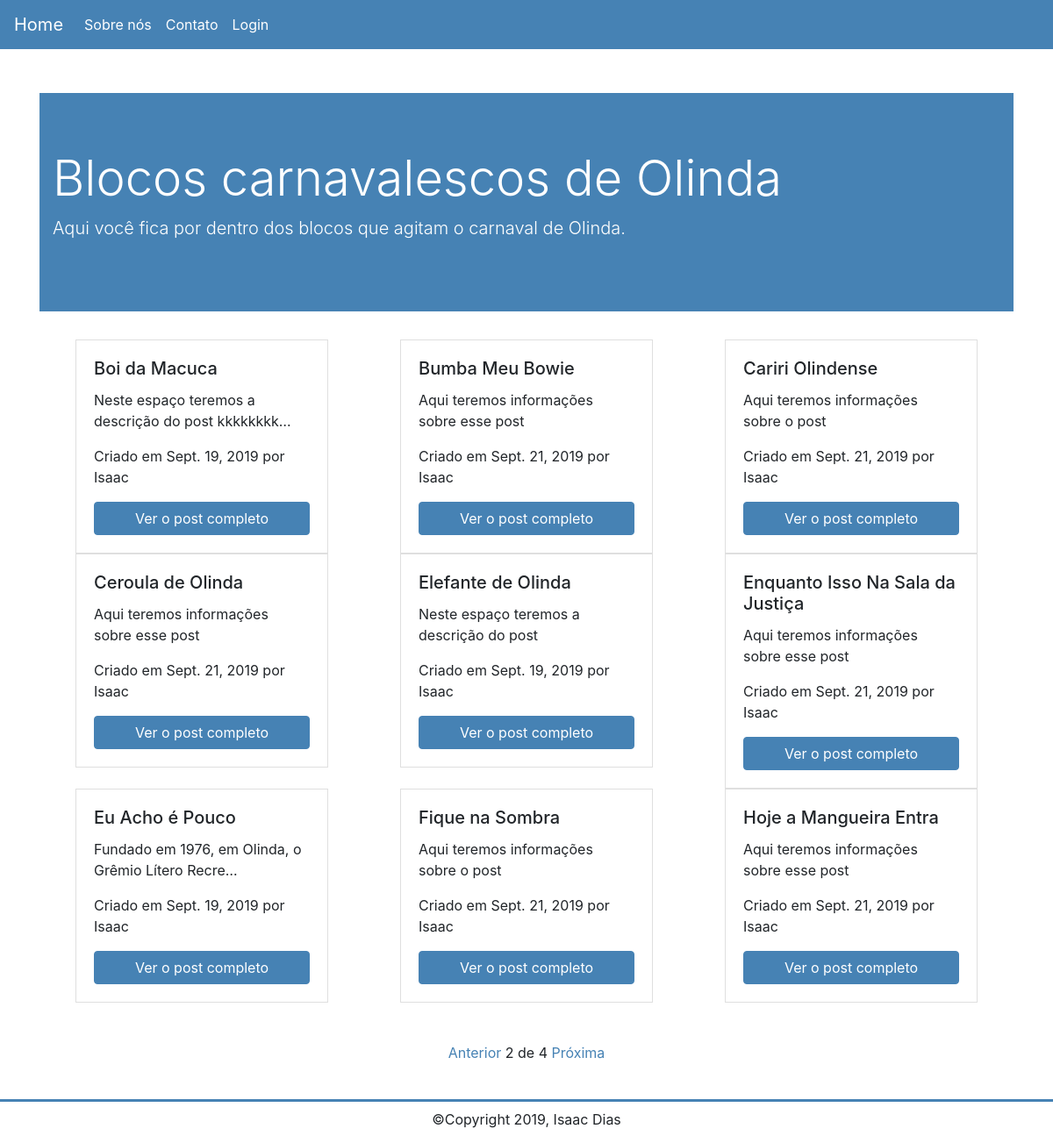
Before: /?page=2 with the older database file.
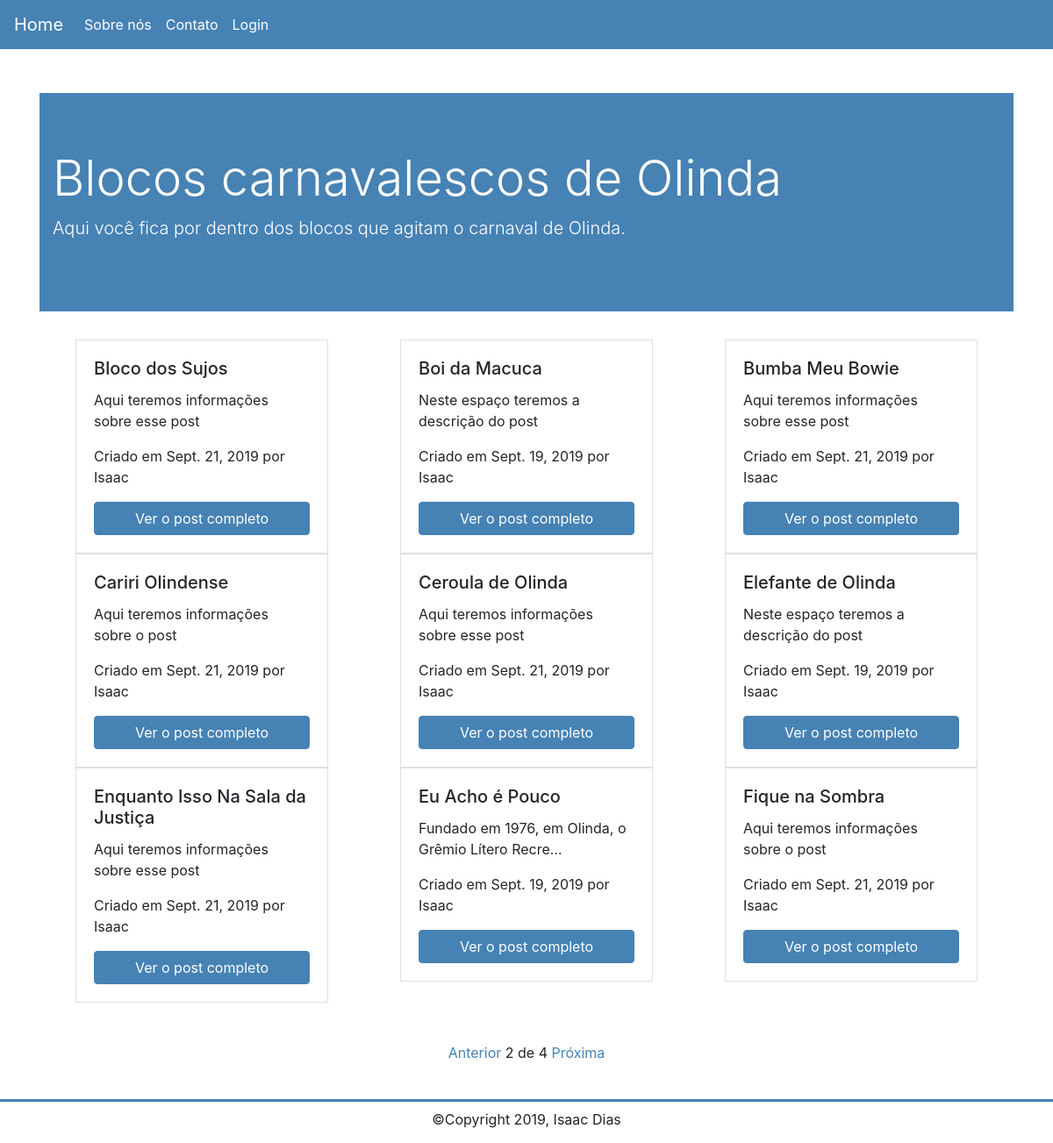
After: the same page with the newer database file.
### blog/models.py (models this page shows, shortened)
class Post(models.Model):
    STATUS = (
        ('active', 'Ativo'),
        ('draft', 'Rascunho')
    )
    title = models.CharField(max_length=200)
    body = models.TextField()
    image = models.FileField(upload_to = '', null=True, blank= True)
    author = models.ForeignKey(User, on_delete=models.CASCADE)
    slug= models.SlugField()
    created_at = models.DateField(auto_now_add=True)
    updated_at = models.DateField(auto_now=True)
    status = models.CharField(max_length=15, choices=STATUS)

### blog/views.py (the view)
# urls.py: path('', views.post_list, name='post_list'),
def post_list(request):
	post_list = Post.objects.all().order_by('title')
	paginator = Paginator(post_list, 9)
	page = request.GET.get('page')
	posts = paginator.get_page(page)
	return render(request, 'blog/post_list.html', {'posts':posts})

### blog/templates/blog/post_list.html (shortened to what this page needs)
{% extends 'blog/base.html' %}
{% block content %}
<div class="container">
    <div class="jumbotron jumbotron-fluid">
        <div class="container">
            <h1 class="display-4">Blocos carnavalescos de Olinda</h1>
            <p class="lead">Aqui você fica por dentro dos blocos que agitam o carnaval de Olinda.</p>
        </div>
    </div>
    <div class="row">
        {% for post in posts %}
        <div class="col">
            <div class="card" style="width: 18rem;">
                <div class="card-body">
                    <h5 class="card-title">{{ post.title }}</h5>
                    <p class="card-text">{{ post.body |truncatechars:50}}</p>
                    <p>Criado em {{ post.created_at }} por {{ post.author }}</p>
                    <a href="{% url 'blog:post_detail' post.slug %}" class="btn btn-primary">Ver o post completo</a>
                </div>
            </div>
        </div>
        {% endfor %}
    </div>
    <div class="pagination">
        <span class="step-links">
            {% if posts.has_previous %}
            <a href="?page={{ posts.previous_page_number }}">Anterior</a>
            {% endif %}
            <span class="current">
                {{posts.number}} de {{posts.paginator.num_pages}}
            </span>
            {% if posts.has_next %}
            <a href="?page={{ posts.next_page_number }}">Próxima</a>
            {% endif %}
        </span>
    </div>
</div>
{% endblock %}

### blog/templates/blog/base.html (shortened to what this page needs)
{% load static %}
<!DOCTYPE html>
<html lang="en">
<head>
    <link rel="stylesheet" href="https://maxcdn.bootstrapcdn.com/bootstrap/4.0.0/css/bootstrap.min.css"
>
    <link rel="stylesheet" href="{% static 'css/styles.css' %}">
</head>
<body>
    <nav class="navbar navbar-expand-lg navbar-light">
        <a class="navbar-brand" href="{% url 'blog:post_list' %}">Home</a>
        <div class="collapse navbar-collapse" id="navbarNav">
            <ul class="navbar-nav">
                <li class="nav-item">
                    <a class="nav-link" href="{% url 'blog:about' %}">Sobre nós</a>
                </li>
                <li class="nav-item">
                    <a class="nav-link" href="{% url 'blog:contact' %}">Contato</a>
                </li>
                {% if user.is_authenticated %}
                <li class="nav-item">
                    <a class="nav-link" href="{% url 'logout' %}">Sair</a>
                </li>
                {% else %}
                <li class="nav-item">
                    <a class="nav-link" href="{% url 'login' %}">Login</a>
                </li>
                {% endif %}
            </ul>
        </div>
    </nav>
    <div class="row">
        {% block content %}
        {% endblock %}
    </div>
<footer>
    <span class="copy">&copy;Copyright 2019, Isaac Dias</span>
</footer>
</body>
</html>

### blog/static/css/styles.css (style rules this page uses)
.row { margin-left: 0; margin-right: 0; }
.col { padding-left: 0; padding-right: 0; }
.navbar { background-color: #4682B4; }
.navbar .navbar-brand { color: #FFF; }
.navbar .nav-item .nav-link { color: #FFF; transition: .5s; }
.card { margin: auto; border-radius: 0; }
.card .btn-primary { background-color: #4682B4; border-color: #4682B4; }
.row .jumbotron { background-color: #4682B4; color: #FFF; margin-top: 50px; }
.card .btn.btn-primary { margin: auto; display: block; }
.container .step-links { display: block; width: 200px; margin: 30px auto; height: 50px; position: relative; text-align: center; padding-top: 15px; }
.step-links a { color: #4682b4; transition: .5s; }
body footer { height: 50px; position: relative; border-top: 3px solid #4682B4; }
footer .copy { position: absolute; bottom: 15px; margin: auto; width: 100%; text-align: center; }

Changed rows visible on the page:
no longer on this page (row unchanged): Post: title "Hoje a Mangueira Entra", body "Aqui teremos informações sobre esse post", created_at "Sept. 21, 2019", author "Isaac"
now on this page (row unchanged): Post: title "Bloco dos Sujos", body "Aqui teremos informações sobre esse post", created_at "Sept. 21, 2019", author "Isaac"
changed Post "Boi da Macuca": body "Neste espaço teremos a descrição do post kkkkkkkk…" → "Neste espaço teremos a descrição do post"
